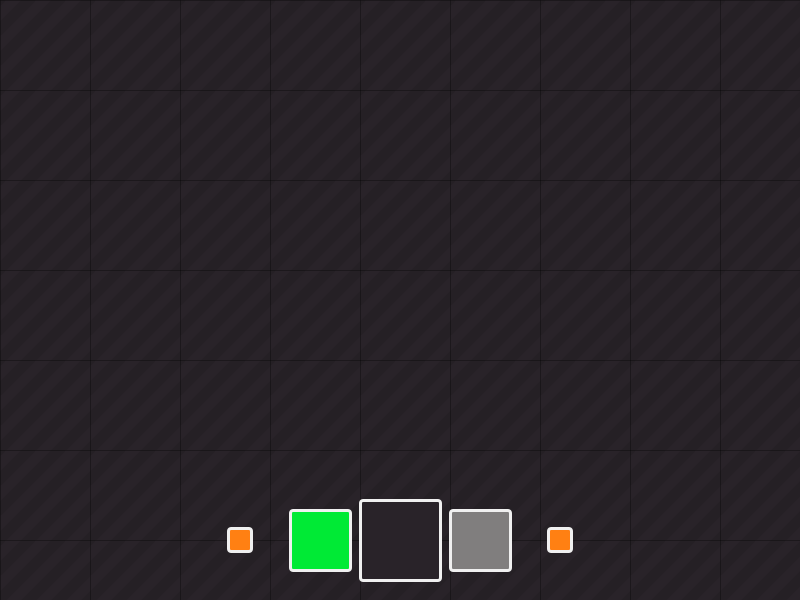
Frame 1 (no input)
Frame 60 (the mouse pressed at the canvas centre just before this capture): identical to frame 1, image omitted
Frame 120 (the mouse held since frame 60 and released just before this capture): identical to frame 1, image omitted

The Processing sketch that drew this single still picture (run headless with seeded random() and noise(); from frame 60 on, the mouse is pressed at the canvas centre):

// Processing sketch: tejo
// ── tejo.pde
boolean viewEditor = true;
int tileSize = 90;

ArrayList<Tejo> tejos;
Editor editor;
Tejo select;
PImage tilesImages[];

void setup() {    size(800, 600);
  if (viewEditor) {
    size(800, 600);
    editor = new Editor();
  }
  createTiles();
  tejos = new ArrayList<Tejo>();
}

void draw() {
  background(200);

  if (viewEditor) {
    editor.update();
  }

  for (int i = 0; i < tejos.size(); i++) {
    Tejo t = tejos.get(i);
    t.update();
  }
}

void mousePressed() {
  if (viewEditor) return;
  select = new Tejo(mouseX, mouseY);
  tejos.add(select);
}

void mouseDragged() {
  if (viewEditor) return;
  select.add(new PVector(mouseX, mouseY));
}

void mouseReleased() {
  if (viewEditor) return;
  select.calculation();
  select = null;
} 

void mouseWheel(MouseEvent event) {
  float e = event.getCount();
  editor.tileSelect += int(e);
  editor.scrollTime += e;
}


class Tejo {
  ArrayList<PVector> points;
  float x, y, velocity;
  PVector direction;
  Tejo(float x, float y) {
    this.x = x; 
    this.y = y;
    points = new ArrayList<PVector>();
    direction = new PVector(0, 0);
  }
  void update() {
    x += direction.x*velocity;
    y += direction.y*velocity;
    velocity *= 0.98;
    show();
  }
  void show() {
    stroke(255, 0, 0);
    strokeWeight(3);
    fill(255, 240, 240);
    ellipse(x, y, 50, 50);
  }
  void add(PVector np) {
    points.add(np);
  }
  void calculation() {
    direction = new PVector(0, 0);
    for (int i = 1; i < points.size(); i++) {
      PVector ant = new PVector(points.get(i-1).x, points.get(i-1).y);
      PVector act = new PVector(points.get(i).x, points.get(i).y);
      act.sub(ant);
      direction.add(act);
    }
    velocity = direction.mag()/10;
    direction.normalize();
  }
}

void createTiles() {
  float unity = tileSize/10.;
  tilesImages = new PImage[4];
  PGraphics gra = createGraphics(tileSize, tileSize);
  gra.beginDraw();
  gra.background(#292329);
  gra.stroke(0, 25);
  gra.strokeWeight(tileSize/8);
  for (int i = 0; i < 7; i++) {
    gra.line(-2, i*tileSize/3, i*tileSize/3, -2);
  }
  gra.endDraw();
  tilesImages[0] = gra.get();
  gra.noStroke();
  gra.beginDraw();
  gra.background(#807E7E);
  gra.fill(0, 25);
  gra.beginShape();
  gra.vertex(unity*0, unity*0);
  gra.vertex(unity*0, unity*10);
  gra.vertex(unity*1, unity*9);
  gra.vertex(unity*1, unity*1);
  gra.endShape();
  gra.beginShape();
  gra.vertex(unity*7, unity*3);
  gra.vertex(unity*6, unity*4);
  gra.vertex(unity*6, unity*6);
  gra.vertex(unity*7, unity*7);
  gra.endShape();
  gra.fill(0, 51);
  gra.beginShape();
  gra.vertex(unity*0, unity*10);
  gra.vertex(unity*10, unity*10);
  gra.vertex(unity*9, unity*9);
  gra.vertex(unity*1, unity*9);
  gra.endShape();
  gra.beginShape();
  gra.vertex(unity*3, unity*3);
  gra.vertex(unity*4, unity*4);
  gra.vertex(unity*6, unity*4);
  gra.vertex(unity*7, unity*3);
  gra.endShape();

  gra.fill(255, 25);
  gra.beginShape();
  gra.vertex(unity*10, unity*0);
  gra.vertex(unity*10, unity*10);
  gra.vertex(unity*9, unity*9);
  gra.vertex(unity*9, unity*1);
  gra.endShape();
  gra.beginShape();
  gra.vertex(unity*3, unity*3);
  gra.vertex(unity*4, unity*4);
  gra.vertex(unity*4, unity*6);
  gra.vertex(unity*3, unity*7);
  gra.endShape();

  gra.fill(255, 51);
  gra.beginShape();
  gra.vertex(unity*0, unity*0);
  gra.vertex(unity*10, unity*0);
  gra.vertex(unity*9, unity*1);
  gra.vertex(unity*1, unity*1);
  gra.endShape();
  gra.beginShape();
  gra.vertex(unity*3, unity*7);
  gra.vertex(unity*4, unity*6);
  gra.vertex(unity*6, unity*6);
  gra.vertex(unity*7, unity*7);
  gra.endShape();
  gra.endDraw();
  tilesImages[1] = gra.get();

  gra.beginDraw();
  gra.background(#412713);
  gra.noStroke();
  gra.rectMode(CENTER);
  for (int i = 1; i < 5; i++) {
    if (i%2==0) {
      gra.fill(#412713);
    } else {
      gra.fill(#FF8013);
    }
    gra.rect(tileSize/2, tileSize/2, tileSize-unity*i*2, tileSize-unity*i*2);
  }
  gra.fill(0, 25);
  gra.beginShape();
  gra.vertex(0, 0);
  gra.vertex(0, tileSize);
  gra.vertex(tileSize, tileSize);
  gra.endShape();
  gra.beginShape();
  gra.vertex(tileSize, 0);
  gra.vertex(0, tileSize);
  gra.vertex(tileSize, tileSize);
  gra.endShape();
  tilesImages[2] = gra.get();

  gra.beginDraw();
  gra.background(#232323);
  gra.noStroke();
  gra.fill(#00EA35);
  for (int i = 0; i < 6; i++) {
    float y = i*unity*2;
    gra.beginShape();
    gra.vertex(0, y);
    gra.vertex(0, y+unity);
    gra.vertex(tileSize/2, y-unity);
    gra.vertex(tileSize, y+unity);
    gra.vertex(tileSize, y);
    gra.vertex(tileSize/2, y-unity*2);
    gra.endShape();
  }
  gra.fill(0, 25);
  gra.rect(tileSize/4., tileSize/2., tileSize/2., tileSize);
  gra.endDraw();
  tilesImages[3] = gra.get();
}

// ── Editor.pde
class Editor {
  boolean moved;
  float scrollTime;
  int cx, cy;
  int w, h;
  int tileSelect = 0;
  int colors[] = {
    #292329, #807E7E, #FF8013, #00EA35
  };
  int tiles[][];
  Editor() {    
    w = width/tileSize+1;
    h = height/tileSize+1;
    tiles = new int[w][h];
    scrollTime = 0;
  }
  void update() {    
    if (tileSelect < 0) tileSelect += colors.length;
    tileSelect %= colors.length;

    if (moved) {
      cx += mouseX-pmouseX;
      cy += mouseY-pmouseY;
    }

    if (mousePressed && mouseButton == CENTER) {
      moved = true;
    } else {
      moved = false;
    }

    if (mousePressed && mouseButton == LEFT) {
      int mx = (mouseX-cx)/tileSize;
      int my = (mouseY-cy)/tileSize;
      if (mx >= 0 && mx < w && my >= 0 && my < h) {
        tiles[mx][my] = tileSelect;
      }
    }

    pushStyle();
    show();
    popStyle();
  }
  void show() {
    background(#292329);

    pushMatrix();
    translate(cx, cy);
    noStroke();
    for (int j = 0; j < h; j++) {
      for (int i = 0; i < w; i++) {
        image(tilesImages[tiles[i][j]], i*tileSize, j*tileSize);
      }
    }
    stroke(0, 80);
    for (int i = 0; i < w+1; i++) {
      line(i*tileSize, 0, i*tileSize, h*tileSize);
    }
    for (int i = 0; i < h+1; i++) {
      line(0, i*tileSize, w*tileSize, i*tileSize);
    }
    popMatrix();

    rectMode(CENTER);
    stroke(240);
    strokeWeight(3);
    scrollTime *= 0.8;
    for (int i = -3; i <= 3; i++) {
      float tt = 80-20*pow(abs(i+scrollTime), 1.5);
      if (tt < 0) continue;
      fill(colors[(i+colors.length+tileSelect)%colors.length]);
      rect(width/2+80*(i+scrollTime), height-60, tt, tt, 3);
    }
  }
}
